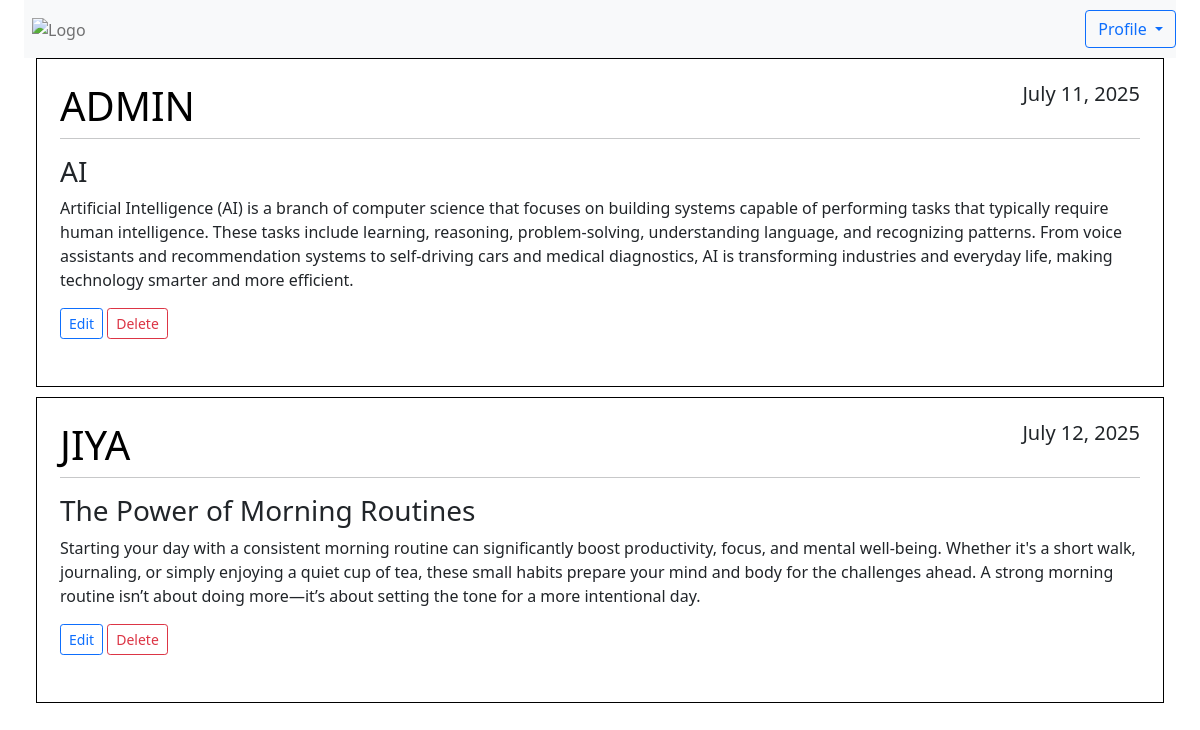
Page /home/ on the earlier database version.
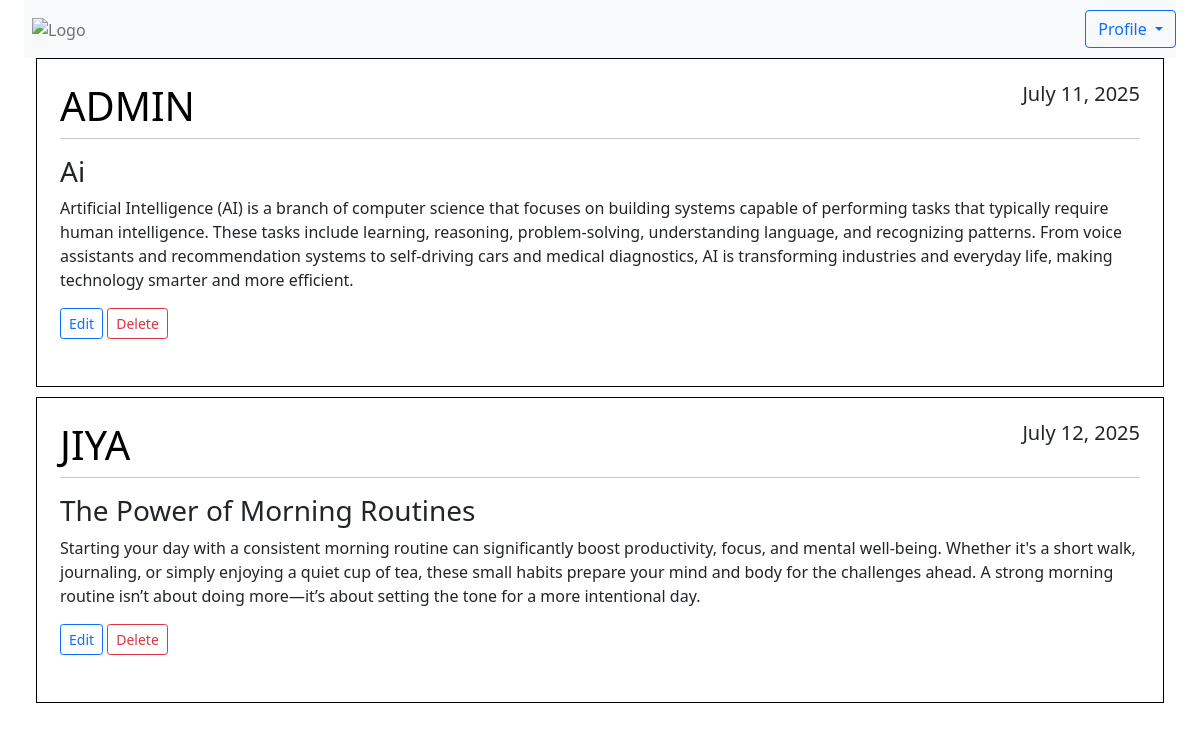
Same page on the later database version.
### blog/models.py (models this page shows)
class Posts(models.Model):
    title = models.CharField(max_length=100)
    content = models.TextField()
    date_posted = models.DateTimeField(default=timezone.now)
    author = models.ForeignKey(User, on_delete=models.CASCADE)

### blog/views.py (the view)
# urls.py: path('home/', views.home, name='home'),
def home(request):
    context={
        'posts':Posts.objects.all()
    }
    return render(request,'blog/home.html',context)

### blog/templates/blog/home.html (shortened to what this page needs)
{% extends 'blog/base.html' %}
{% block content %}
{% load static %}
<div class="container custom-container">
    <nav class="navbar navbar-expand-lg navbar-light bg-light w-100">
        <div class="collapse navbar-collapse" id="navbarSupportedContent">
            <ul class="navbar-nav me-auto mb-2 mb-lg-0">
                <li class="nav-item">
                    <a class="nav-link" href="/home">
                        <img class="w-50" src="https://tse3.mm.bing.net/th/id/OIP.NFtUxNtz4FxQm6pLP2LFPQHaHa?pid=Api&P=0&h=180" alt="Logo">
                    </a>
                </li>
            </ul>
            <div class="dropdown">
                <button class="btn btn-outline-primary dropdown-toggle" type="button" id="dropdownMenuButton" data-bs-toggle="dropdown" aria-expanded="false">
                    Profile
                </button>
            </div>
        </div>
    </nav>
    <div class="container custom-container" style="max-width: 1350px; ">
        {% for post in posts %}
        <article class="media content-section">
            <div class="media-body" style="border: 1px solid black; padding: 23px; margin-bottom: 10px;">
                <div class="article-metadata">
                    <h1 class="text-uppercase" style="text-align:left;float:left; color: black;">{{post.author }}</h1>
                <h5 style="text-align:right;float:right;">{{post.date_posted|date:"F d, Y"}}</h5>
                <hr style="clear:both;"/>
                </div>
                <h3>{{post.title}}</h3>
                <p class="article-content">{{post.content}}</p>
                <a href="{% url 'update_blog' post.id %}" class="btn btn-sm btn-outline-primary">Edit</a>
<a href="{% url 'delete_blog' post.id %}" class="btn btn-sm btn-outline-danger">Delete</a>
                <br><br>
            </div>
        </article>
        {% endfor %}
    </div>
    </div>
{% endblock %}

### blog/templates/blog/base.html (shortened to what this page needs)
{% load static %}
<!DOCTYPE html>
<html lang="en">
<head>
    <link href="https://cdn.jsdelivr.net/npm/bootstrap@5.0.2/dist/css/bootstrap.min.css" rel="stylesheet">
</head>
<body>
    <div class="container custom-container">
        {% block content %}
        {% endblock %}
    </div>
</body>
</html>

### blog/templates/blog/base.html (style rules this page uses)
.custom-container { max-width: 1450px; }

Differences in the rows shown:
changed Posts "July 11, 2025": title "AI" → "Ai"
